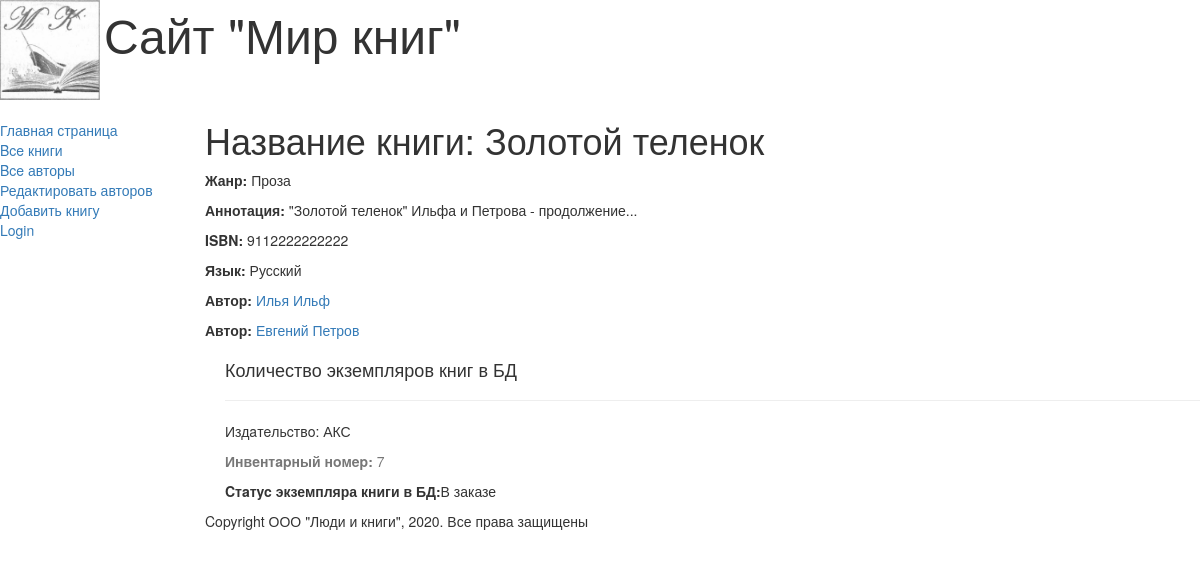
Screenshot of /book/1 with the database file from the repository.
### catalog/models.py (models this page shows, shortened)
class Book (models.Model):
    title = models.CharField(max_length=200, help_text="Введите название книги", verbose_name="Название книги")
    genre = models.ForeignKey('Genre', on_delete=models.CASCADE, help_text="Выберите жанр для книги",
                              verbose_name="Жанр книги", null=True)
    language = models.ForeignKey('Language', on_delete=models.CASCADE, help_text="Выберите язык книги",
                                 verbose_name="Язык книги", null=True)
    author = models.ManyToManyField('Author', help_text="Выберите автора книги", verbose_name="Aвтop книги")
    summary = models.TextField(max_length=1000, help_text="Введите краткое описание книги",
                               verbose_name="Аннотация книги")
    isbn = models.CharField(max_length=13, help_text="Должно содержать 13 символов", verbose_name="ISBN книги")
    def display_author(self):
        return ", ".join([author.last_name for author in self.author.all()])
    display_author.short_description = 'Авторы'

class Genre (models.Model):
    name = models.CharField(max_length=200, help_text=" Введите жанр книги", verbose_name="Жанр книги")
    def __str__(self):
        return self.name

class Language(models.Model):
    name = models.CharField(max_length=20, help_text=" Введите язык книги", verbose_name="Язык книги")
    def __str__(self):
        return self.name

class Author(models.Model):
    first_name = models.CharField(max_length=100, help_text="Введите имя автора", verbose_name="Имя автора")
    last_name = models.CharField(max_length=100, help_text="Введите фамилию автора", verbose_name="Фамилия автора")
    date_of_birth = models.DateField(help_text="Введите дату рождения", verbose_name="Дaтa рождения",
                                     null=True, blank=True)
    date_of_death = models.DateField(help_text="Введите дату смерти", verbose_name="Дaтa смерти",
                                     null=True, blank=True)

class BookInstance(models.Model):
    book = models.ForeignKey('Book', on_delete=models.CASCADE, null=True)
    inv_nom = models.CharField(max_length=20, null=True, help_text="Введите инвентарный номер экземпляра",
                               verbose_name="Инвентарный номер")
    imprint = models.CharField(max_length=200, help_text="Введите издательство и год выnуска",
                               verbose_name="Издательство")
    status = models.ForeignKey('Status', on_delete=models.CASCADE, null=True, help_text="Изменить состояние экземпляра",
                               verbose_name="Cтaтyc экземпляра книги")
    due_back = models.DateField(null=True, blank=True, help_text="Введите конец срока статуса",
                                verbose_name="Дaтa окончания статуса")
    borrower = models.ForeignKey(User, on_delete=models.SET_NULL, null=True, blank=True, verbose_name="Заказчик",
                                 help_text="Выберите заказчика книги")

class Status(models.Model):
    name = models.CharField(max_length=20, help_text="Введите статус экземпляра книги",
                            verbose_name="Cтaтyc экземпляра книги")
    def __str__(self):
        return self.name

### catalog/views.py (the view)
# urls.py: re_path(r'^book/(?P<pk>\d+)$', views.BookDetailView.as_view(), name='book-detail'),
class BookDetailView(generic.DetailView):
    model = Book

### catalog/templates/catalog/book_detail.html (shortened to what this page needs)
{% extends "base_generic.html" %}
{% block content %}
    <h1>Название книги: {{ book.title }}</h1>
    <p><strong>Жанр:</strong> {{ book.genre }} </p>
    <p><strong>Аннотация:</strong> {{ book.summary }} </p>
    <p><strong>ISBN:</strong> {{ book.isbn }} </p>
    <p><strong>Язык:</strong> {{ book.language}} </p>
        {% for author in book.author.all %}
            <p><strong>Автор:</strong> <a href=""> {{ author.first_name }}
                {{author.last_name}}</a></p>
        {% endfor %}
    <div style="margin-left: 20px; margin-top: 20px">
        <h4>Количество экземпляров книг в БД</h4>
        {% for copy in book.bookinstance_set.all %}
        <hr>
        <p><strotg>Издaтeльcтвo:</strotg> {{copy.imprint}}</p>
        <p class="text-muted"><strong>Инвeнтapный нoмep:</strong> {{copy.id}}</p>
        <p><strong>Cтaтyc экземпляра книги в БД:</strong>{{copy.status}}</p>
        {% endfor %}
    </div>
{% endblock %}

### catalog/templates/base_generic.html (shortened to what this page needs)
<!DOCTYPE html>
<html lang="en">
<head>
    <link rel="stylesheet" href="https://maxcdn.bootstrapcdn.com/bootstrap/3.3.7/css/bootstrap.min.css">
    {% load static %}
    <link rel="stylesheet" href="{% static 'css/styles.css' %}">
    {% block head %}
        <img src="{% static 'images/logotip.jpg' %}" style="width:100px; height:100px;" align="absmiddle">
        <font size=7, соlоr="blue"> Сайт "Мир книг" </font>
    {% endblock %}
</head>
<body>
        <div class="row">
            <div class="col-sm-2">
            {% block sidebar %}
                <ul class="sidebar-nav">
                    <li><a href="{% url 'index' %}">Главная страница</a></li>
                    <li><a href="{% url 'books'%}">Bce книги</a></li>
                    <li><a href="{% url 'authors'%}">Bce авторы</a></li>
                    <li><a href="{% url 'authors_add' %}">Редактировать авторов</a></li>
                    <li><a href="{% url 'book_create'%}">Добавить книгу</a></li>
                {% if user.is_authenticated %}
                    <li>Пользователь: {{ user.get_username }}</li>
                    <li><a href="{% url 'my_borrowed'%}">Мот заказы</a></li>
                    <li><a href="{% url 'logout' %}?next={{ request.path }}">Logout</a></li>
                {% else %}
                    <li><a href="{% url 'login' %}?next={{ request.path }}">Login</a></li>
                {% endif %}
            {% endblock %}
                </ul>
            </div>
            <div class="col-sm-10">
            {% block content %}{% endblock %}
            {% block footer %}
                {% block copyright %}
                    <p>Copyright ООО "Люди и книги", 2020. Все права защищены</p>
                {% endblock %}
            {% endblock %}
            </div>
        </div>
</body>
</html>

### catalog/static/css/styles.css (style rules this page uses)
.sidebar-nav { margin-top: 20px; padding: 0; list-style: none; }

### rows the page displays
Book: title "Золотой теленок", genre "Проза", summary "\"Золотой теленок\" Ильфа и Петрова - продолжение...", isbn "9112222222222", language "Русский"
Author: first_name "Илья", last_name "Ильф"
Author: first_name "Евгений", last_name "Петров"
BookInstance: imprint "АКС", id "7", status "В заказе"
